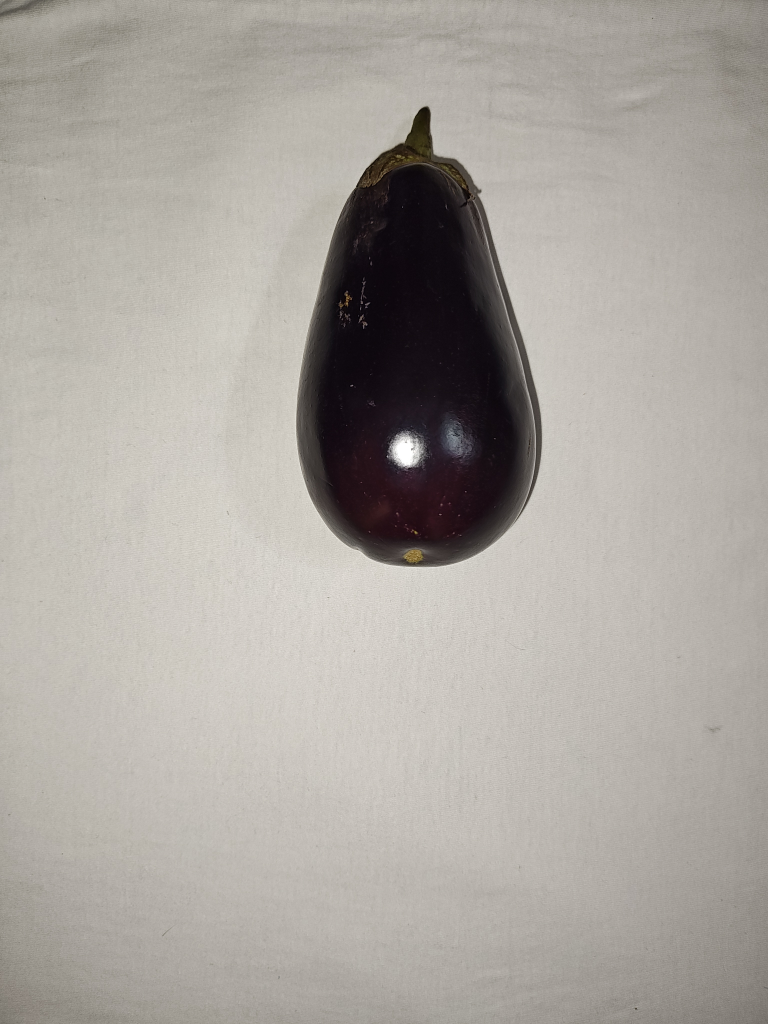
#> input picture base_datos_img/berenjena_1.jpg, 3072 x 4096 px, found by its file name (shown at 1/4 size); its folder holds 4 pictures in this run
$ python Sin_Centroides.py
#> lines starting #> are read from the running program, lines starting #| are printed output that depends on the picture; after the words box and inside, x2 and y2 are one past the last pixel; in counts of white or black regions, pixels touching at a corner belong together
import cv2
import numpy as np
import matplotlib.pyplot as plt
import os
from sklearn.decomposition import PCA
import pandas as pd
from mpl_toolkits.mplot3d import Axes3D
from skimage.feature import local_binary_pattern


def extract_hue_feature(image):
    """Extrae el valor promedio del canal H (Hue) en el espacio HSV."""
    hsv_image = cv2.cvtColor(image, cv2.COLOR_BGR2HSV)
    hue_channel = hsv_image[:, :, 0]
    return np.mean(hue_channel)


def extract_texture_feature(image):
    """Calcula el LBP (Local Binary Pattern) para medir la textura."""
    gray_image = cv2.cvtColor(image, cv2.COLOR_BGR2GRAY)
    # Parámetros de LBP: P = 8 puntos, R = 1 radio, método 'uniform'
    lbp = local_binary_pattern(gray_image, P=8, R=1, method='uniform')
    # Retornamos el valor promedio del patrón LBP
    return np.mean(lbp)

def extract_second_hu_moment(contour):
    moments = cv2.moments(contour)
    hu_moments = cv2.HuMoments(moments).flatten()
    return hu_moments[1]


def extract_circularity(contour):
    """Calcula la circularidad del contorno."""
    area = cv2.contourArea(contour)
    perimeter = cv2.arcLength(contour, True)
    if perimeter == 0:
        return 0
    circularity = (4 * np.pi * area) / (perimeter ** 2)
    return circularity

def preprocess_and_extract_features(image_path, show_plots=False):
    """Preprocesa la imagen, detecta el contorno más grande y extrae características."""
    image = cv2.imread(image_path)
    image_resized = cv2.resize(image, (800, 800))
    blurred_image = cv2.GaussianBlur(image_resized, (5, 5), 0)

    # Convertir al espacio de color HSV
    hsv_image = cv2.cvtColor(blurred_image, cv2.COLOR_BGR2HSV)
    hsv_image[:, :, 1] = np.clip(hsv_image[:, :, 1] * 1.5, 0, 255)
    hsv_image = cv2.convertScaleAbs(hsv_image, alpha=1.2, beta=30)

    gray_image = cv2.cvtColor(hsv_image, cv2.COLOR_BGR2GRAY)
    _, binary_otsu = cv2.threshold(gray_image, 0, 255, cv2.THRESH_BINARY + cv2.THRESH_OTSU)

    # Detectar contornos
    contours, _ = cv2.findContours(binary_otsu, cv2.RETR_EXTERNAL, cv2.CHAIN_APPROX_SIMPLE)

    if contours:
        largest_contour = max(contours, key=cv2.contourArea)

        hu_moment = extract_second_hu_moment(largest_contour)
        circularity = extract_circularity(largest_contour)
        texture_feature = extract_texture_feature(image_resized)
        hue_feature = extract_hue_feature(image_resized)

        if show_plots:
            contour_image = image_resized.copy()
            cv2.drawContours(contour_image, [largest_contour], -1, (0, 255, 0), 2)

            fig, axes = plt.subplots(1, 3, figsize=(18, 6))
            axes[0].imshow(cv2.cvtColor(image_resized, cv2.COLOR_BGR2RGB))
            axes[0].set_title("Imagen Original Redimensionada")

            axes[1].imshow(binary_otsu, cmap='gray')
            axes[1].set_title("Binarización Otsu")

            axes[2].imshow(cv2.cvtColor(contour_image, cv2.COLOR_BGR2RGB))
            axes[2].set_title("Contorno Detectado")

            for ax in axes:
                ax.axis('off')
            plt.tight_layout()
            plt.show()

        return hu_moment, circularity, texture_feature, hue_feature
    return None, None, None, None


def load_images_and_extract_features(folder_path, show_plots=False):
    """Carga las imágenes desde la carpeta y extrae características."""
    data = {
        'filename': [],
        'label': [],
        'second_hu_moment': [],
        'circularity': [],
        'texture': [],
        'hue': []
    }

    image_files = [f for f in os.listdir(folder_path) if f.lower().endswith(('.png', '.jpg', '.jpeg'))]

    for image_file in image_files:
        image_path = os.path.join(folder_path, image_file)
        hu_moment, circularity, texture_feature, hue_feature = preprocess_and_extract_features(image_path, show_plots=show_plots)
#> in preprocess_and_extract_features, image is the input picture: shape (4096, 3072, 3); mean B, G, R 159.1, 165.2, 170.1
#> in preprocess_and_extract_features, `image_resized = cv2.resize(image, (800, 800))`:
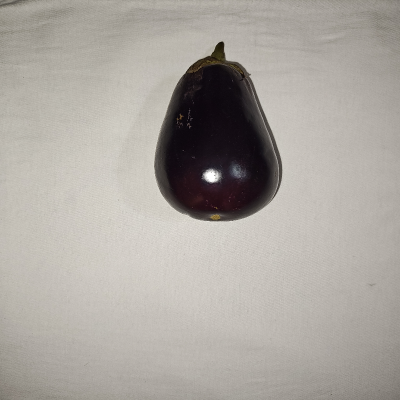
#> image_resized: shape (800, 800, 3) (shown at 1/2 size); mean B, G, R 159, 165, 170
#> in preprocess_and_extract_features, `gray_image = cv2.cvtColor(hsv_image, cv2.COLOR_BGR2GRAY)`:
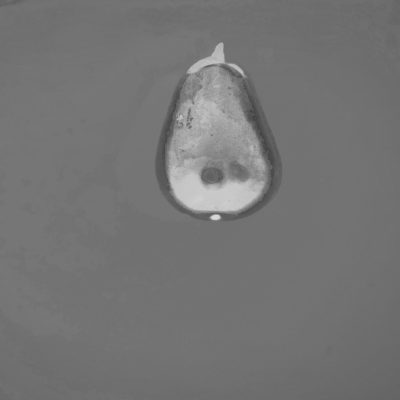
#> gray_image: shape (800, 800) (shown at 1/2 size); min 57, max 218, mean 116.5
#> in preprocess_and_extract_features, `_, binary_otsu = cv2.threshold(gray_image, 0, 255, cv2.THRESH_BINARY +..`:
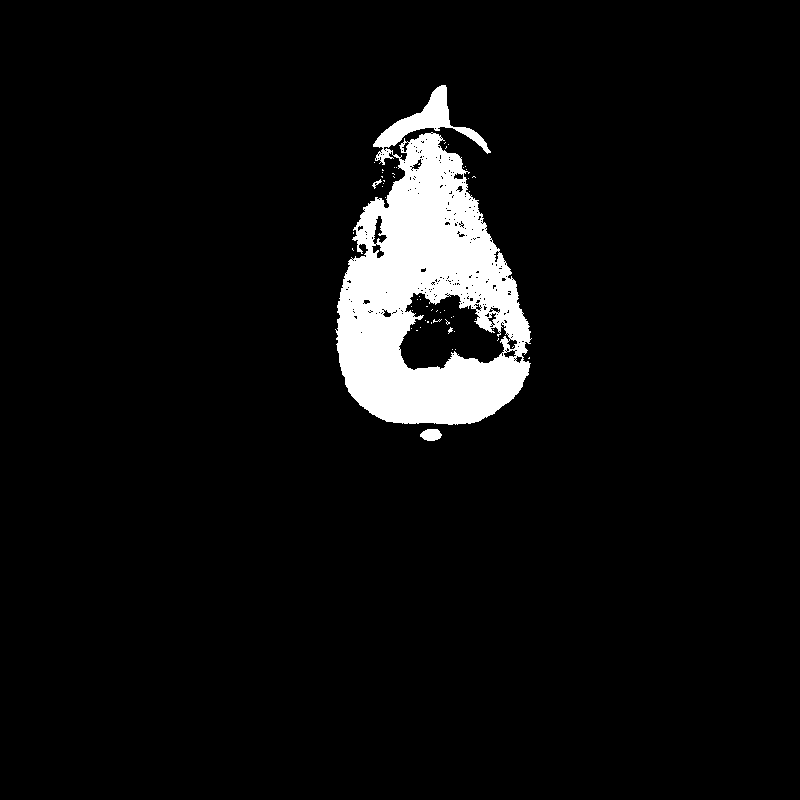
#> binary_otsu: shape (800, 800); 5.6% white; 56 white regions (53 under 20 px)
#> in preprocess_and_extract_features, `contours, _ = cv2.findContours(binary_otsu, cv2.RETR_EXTERNAL, cv2.CHA..`: contours = 27 contours, 24 with area under 20; largest, box (x1, y1, x2, y2) and area: (335, 85, 532, 425) 41198, (420, 429, 442, 441) 178, (372, 179, 382, 189) 24
#> in preprocess_and_extract_features, `largest_contour = max(contours, key=cv2.contourArea)`: largest_contour = contour of 838 points, box (x1, y1, x2, y2) (335, 85, 532, 425), area 41198
#> in extract_second_hu_moment, `moments = cv2.moments(contour)`: moments = moments, m00 41198.5, centre m10/m00, m01/m00 = (429.4, 293.1)
#> in extract_second_hu_moment, `hu_moments = cv2.HuMoments(moments).flatten()`: hu_moments = [0.202, 0.0105, 0.00193, 0.000424, 3.82e-07, 4.29e-05, -3.57e-08]
#> in preprocess_and_extract_features, `hu_moment = extract_second_hu_moment(largest_contour)`: hu_moment = 0.0105
#> in extract_circularity, `area = cv2.contourArea(contour)`: area = 41198.5
#> in extract_circularity, `perimeter = cv2.arcLength(contour, True)`: perimeter = 1606.7
#> in extract_circularity, `circularity = (4 * np.pi * area) / (perimeter ** 2)`: circularity = 0.201
#> in extract_texture_feature, `lbp = local_binary_pattern(gray_image, P=8, R=1, method='uniform')`:
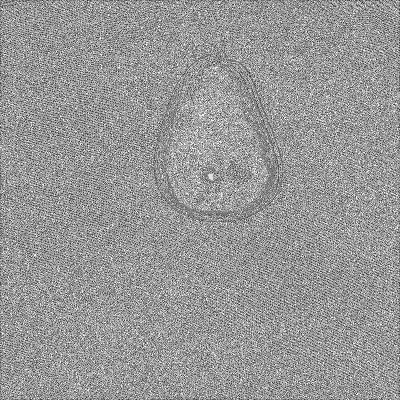
#> lbp: shape (800, 800) float64 (shown at 1/2 size); min 0, max 9, mean 5.35; drawn with min black and max white
#> in preprocess_and_extract_features, `texture_feature = extract_texture_feature(image_resized)`: texture_feature = 5.35
#> in extract_hue_feature, `hue_channel = hsv_image[:, :, 0]`:
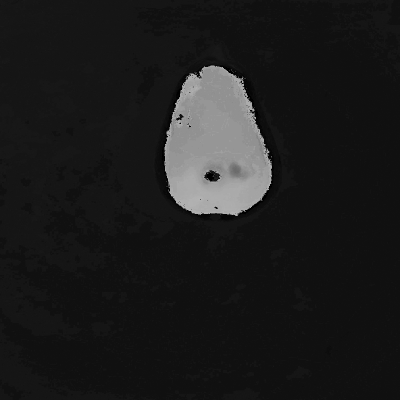
#> hue_channel: shape (800, 800) (shown at 1/2 size); min 0, max 179, mean 28.1
#> in preprocess_and_extract_features, `hue_feature = extract_hue_feature(image_resized)`: hue_feature = 28.09
#> hu_moment = 0.0105; circularity = 0.201; texture_feature = 5.35; hue_feature = 28.09
        if hu_moment is not None:
            label = image_file.split('_')[0]
            data['filename'].append(image_file)
            data['label'].append(label)
            data['second_hu_moment'].append(hu_moment)
            data['circularity'].append(circularity)
            data['texture'].append(texture_feature)
            data['hue'].append(hue_feature)
#> pass 2 of the loop in load_images_and_extract_features, `for image_file in image_files:`:
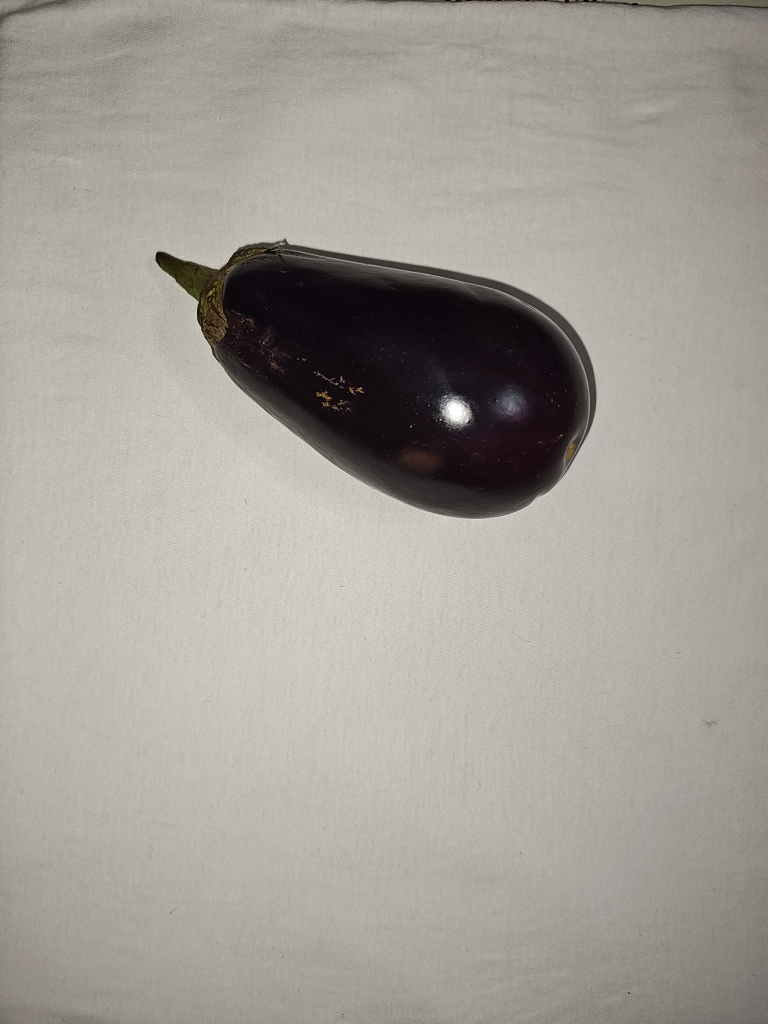
#> input picture base_datos_img/berenjena_2.jpg, 3072 x 4096 px, found by its file name (shown at 1/4 size)
#> in preprocess_and_extract_features, image is the input picture: shape (4096, 3072, 3); mean B, G, R 151, 157.5, 162.2
#> in preprocess_and_extract_features (call 2), `_, binary_otsu = cv2.threshold(gray_image, 0, 255, cv2.THRESH_BINARY +..`:
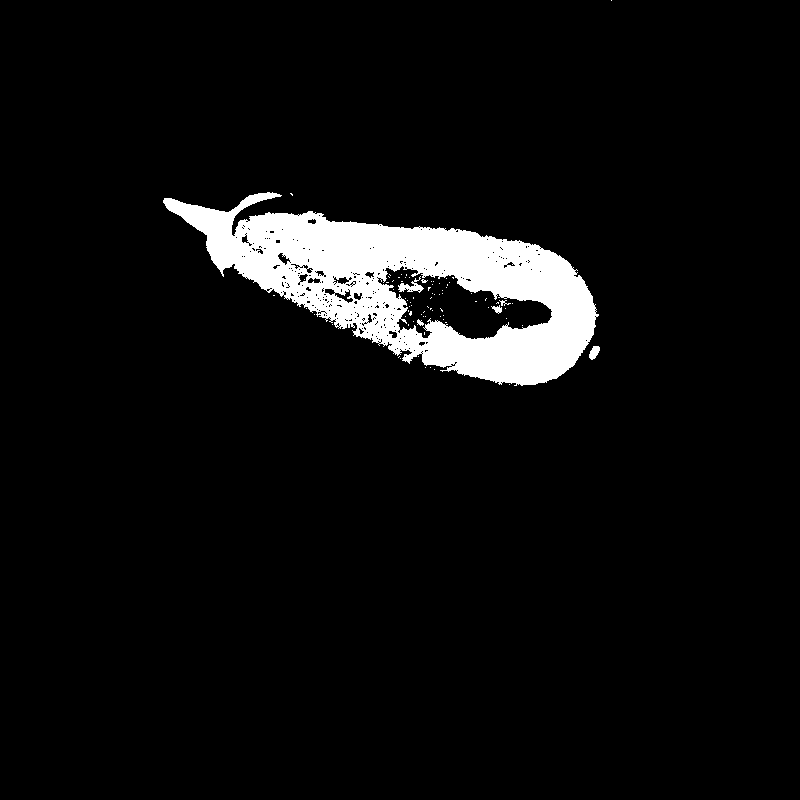
#> binary_otsu: shape (800, 800); 5.7% white; 81 white regions (75 under 20 px)
#> contours = 15 contours, 13 with area under 20; largest, box (x1, y1, x2, y2) and area: (163, 192, 599, 386) 42714, (589, 346, 600, 360) 84
#> largest_contour = contour of 858 points, box (x1, y1, x2, y2) (163, 192, 599, 386), area 42714
#> in preprocess_and_extract_features (call 2), `hu_moment = extract_second_hu_moment(largest_contour)`: hu_moment = 0.0587
#> in preprocess_and_extract_features (call 2), `circularity = extract_circularity(largest_contour)`: circularity = 0.208
#> in preprocess_and_extract_features (call 2), `texture_feature = extract_texture_feature(image_resized)`: texture_feature = 5.33
#> in extract_hue_feature (call 2), `hue_channel = hsv_image[:, :, 0]`:
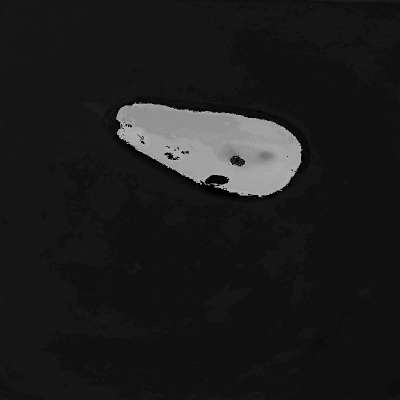
#> hue_channel: shape (800, 800) (shown at 1/2 size); min 0, max 179, mean 27.8
#> in preprocess_and_extract_features (call 2), `hue_feature = extract_hue_feature(image_resized)`: hue_feature = 27.78
#> in load_images_and_extract_features, `hu_moment, circularity, texture_feature, hue_feature = preprocess_and_..`: hu_moment = 0.0587; circularity = 0.208; texture_feature = 5.33; hue_feature = 27.78
#> pass 3 of the loop in load_images_and_extract_features, `for image_file in image_files:`:
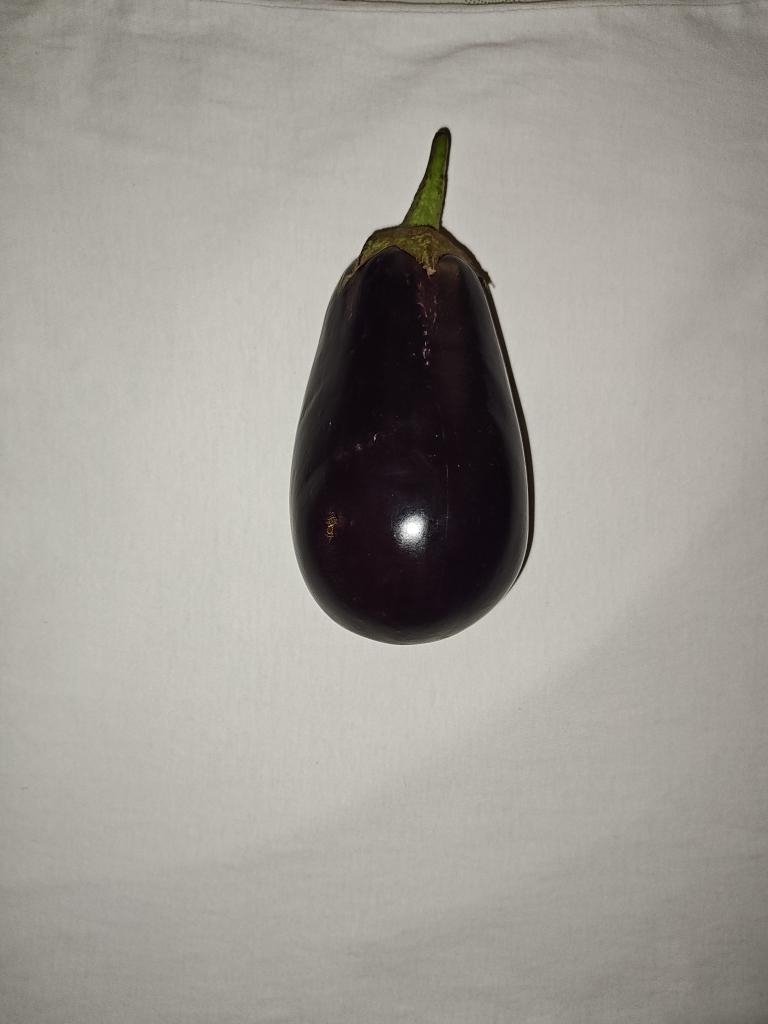
#> input picture base_datos_img/berenjena_3.jpg, 3072 x 4096 px, found by its file name (shown at 1/4 size)
#> in preprocess_and_extract_features, image is the input picture: shape (4096, 3072, 3); mean B, G, R 149.5, 155.9, 159.6
#> in preprocess_and_extract_features (call 3), `_, binary_otsu = cv2.threshold(gray_image, 0, 255, cv2.THRESH_BINARY +..`:
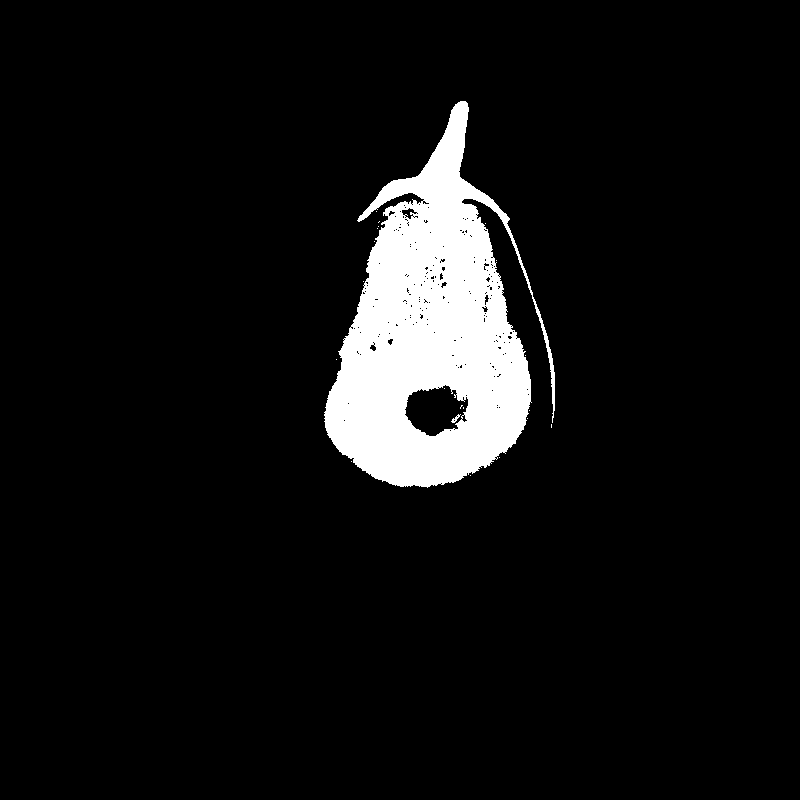
#> binary_otsu: shape (800, 800); 7.1% white; 21 white regions (19 under 20 px)
#> contours = 17 contours, 16 with area under 20; largest, box (x1, y1, x2, y2) and area: (324, 101, 555, 488) 47379
#> largest_contour = contour of 1012 points, box (x1, y1, x2, y2) (324, 101, 555, 488), area 47379
#> in preprocess_and_extract_features (call 3), `hu_moment = extract_second_hu_moment(largest_contour)`: hu_moment = 0.0135
#> in preprocess_and_extract_features (call 3), `circularity = extract_circularity(largest_contour)`: circularity = 0.162
#> in preprocess_and_extract_features (call 3), `texture_feature = extract_texture_feature(image_resized)`: texture_feature = 5.41
#> in extract_hue_feature (call 3), `hue_channel = hsv_image[:, :, 0]`:
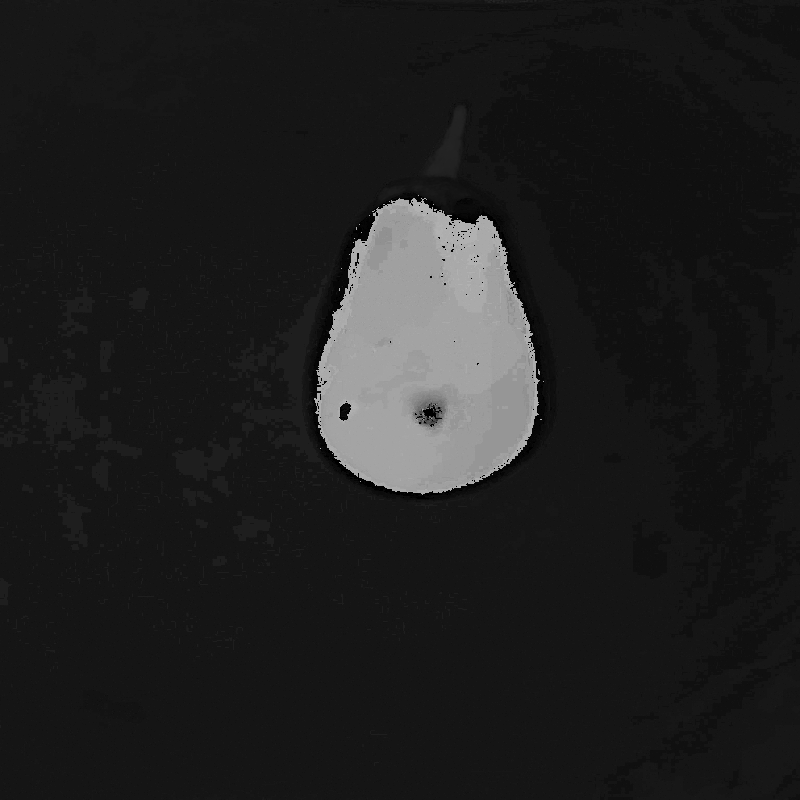
#> hue_channel: shape (800, 800); min 0, max 179, mean 31.3
#> in preprocess_and_extract_features (call 3), `hue_feature = extract_hue_feature(image_resized)`: hue_feature = 31.3
#> in load_images_and_extract_features, `hu_moment, circularity, texture_feature, hue_feature = preprocess_and_..`: hu_moment = 0.0135; circularity = 0.162; texture_feature = 5.41; hue_feature = 31.3
#> the loop made 4 passes; the first 3 are shown

    return pd.DataFrame(data)


def plot_pca_3d(dataframe):
    """Realiza el análisis PCA en 3D y visualiza los resultados."""
    pca = PCA(n_components=3)
    features = dataframe[['second_hu_moment', 'circularity', 'texture', 'hue']].values
    transformed = pca.fit_transform(features)

    dataframe['PCA1'] = transformed[:, 0]
    dataframe['PCA2'] = transformed[:, 1]
    dataframe['PCA3'] = transformed[:, 2]

    fig = plt.figure(figsize=(12, 10))
    ax = fig.add_subplot(111, projection='3d')

    for label in dataframe['label'].unique():
        subset = dataframe[dataframe['label'] == label]
        ax.scatter(subset['PCA1'], subset['PCA2'], subset['PCA3'], label=label)

    ax.set_xlabel('PCA Component 1')
    ax.set_ylabel('PCA Component 2')
    ax.set_zlabel('PCA Component 3')
    ax.set_title('3D PCA Analysis with Hue')
    ax.legend()
    plt.show()


# Cargar imágenes, extraer características y realizar análisis PCA
folder_path = 'base_datos_img'
df = load_images_and_extract_features(folder_path, show_plots=False)
#> df = table of 4 rows and 6 columns
if not df.empty:
    plot_pca_3d(df)
#> in plot_pca_3d, `plt.show()`:
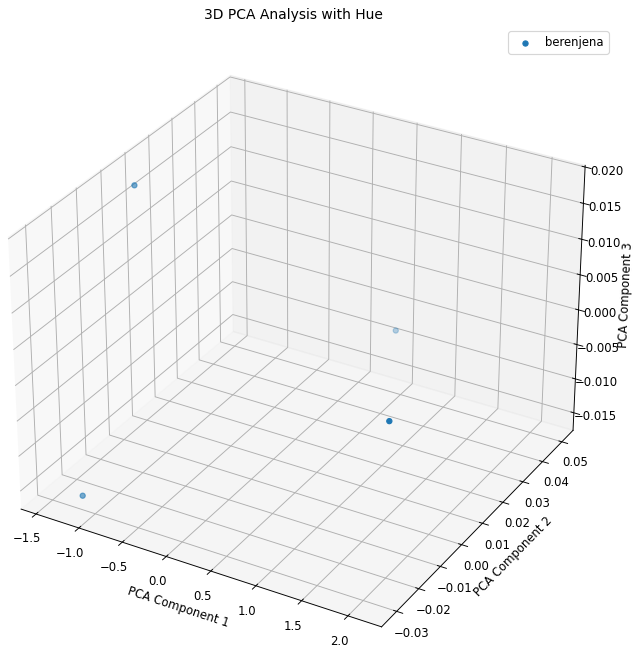
#> figure drawn by matplotlib, 1 panel
